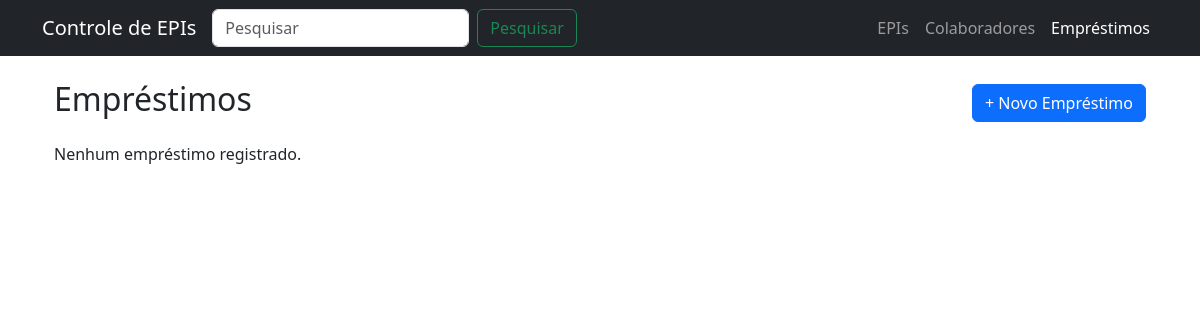
The page /emprestimos/ on the database as committed earlier.
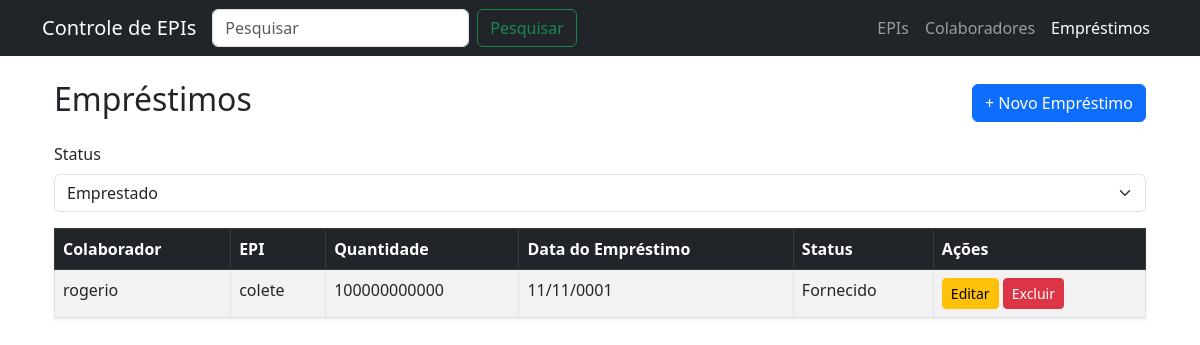
The same page on the database as committed later.
### app_cad_usuarios/models.py (models this page shows, shortened)
class Emprestimo(models.Model):
    STATUS_CHOICES = [
        ('emprestado', 'Emprestado'),
        ('em_uso', 'Em Uso'),
        ('fornecido', 'Fornecido'),
        ('devolvido', 'Devolvido'),
        ('danificado', 'Danificado'),
        ('perdido', 'Perdido'),
    ]
    colaborador = models.ForeignKey(Colaborador, on_delete=models.CASCADE)
    epi = models.ForeignKey(EPI, on_delete=models.CASCADE)
    quantidade = models.PositiveIntegerField()
    data_emprestimo = models.DateField()
    data_devolucao = models.DateField(null=True, blank=True)
    status = models.CharField(
        max_length=20,
        choices=STATUS_CHOICES,
        default='emprestado'
    )
    class Meta:
        verbose_name = "Empréstimo"
        verbose_name_plural = "Empréstimos"

class Colaborador(models.Model):
    nome = models.CharField(max_length=100)
    setor = models.CharField(max_length=100)
    cargo = models.CharField(max_length=100, blank=True)

class EPI(models.Model):
    nome = models.CharField(max_length=100)
    categoria = models.CharField(max_length=100)
    quantidade = models.PositiveIntegerField()
    validade = models.DateField(null=True, blank=True)

### app_cad_usuarios/views.py (the view)
# urls.py: path('emprestimos/', views.lista_emprestimos, name='lista_emprestimos'),
def lista_emprestimos(request):
    q = request.GET.get('q')
    if q:
        emprestimos = Emprestimo.objects.filter(
            Q(colaborador__nome__icontains=q) |
            Q(epi__nome__icontains=q)
        )
    else:
        emprestimos = Emprestimo.objects.all()
    form = EmprestimoForm(request.POST or None)
    return render(request, 'emprestimos/lista.html', {'emprestimos': emprestimos, 'form': form})

### app_cad_usuarios/forms.py (shortened to what this page needs)
class EmprestimoForm(forms.ModelForm):
    class Meta:
        model = Emprestimo
        fields = ['colaborador', 'epi', 'quantidade', 'data_emprestimo', 'data_devolucao', 'status']
        widgets = {
            'colaborador': forms.Select(attrs={'class': 'form-select'}),
            'epi': forms.Select(attrs={'class': 'form-select'}),
            'quantidade': forms.NumberInput(attrs={'class': 'form-control', 'min': 1}),
            'status': forms.Select(attrs={'class': 'form-select'}),
            'data_emprestimo': forms.DateInput(attrs={'type': 'date', 'class': 'form-control'}),
            'data_devolucao': forms.DateInput(attrs={'type': 'date', 'class': 'form-control'}),
        }
    def __init__(self, *args, **kwargs):
        super().__init__(*args, **kwargs)
        if not self.instance.pk:
            status_permitidos = ['emprestado', 'em_uso', 'fornecido']
            self.fields['status'].choices = [
                (k, v) for k, v in Emprestimo.STATUS_CHOICES if k in status_permitidos
            ]

### app_cad_usuarios/templates/emprestimos/lista.html (shortened to what this page needs)
{% extends 'base.html' %}
{% block content %}
<div class="container mt-4">
  <div class="d-flex justify-content-between align-items-center mb-3">
    <h2>Empréstimos</h2>
    <a href="{% url 'criar_emprestimo' %}" class="btn btn-primary">+ Novo Empréstimo</a>
  </div>
  {% if emprestimos %}
   <form method="post">
      <div class="mb-3">
        <label class="form-label">Status</label>
        {{ form.status }}
      </div>
   </form>
  <table class="table table-striped table-bordered shadow-sm">
    <thead class="table-dark">
      <tr>
        <th>Colaborador</th>
        <th>EPI</th>
        <th>Quantidade</th>
        <th>Data do Empréstimo</th>
        <th>Status</th>
        <th>Ações</th>
      </tr>
    </thead>
    <tbody>
      {% for e in emprestimos %}
      <tr>
        <td>{{ e.colaborador.nome }}</td>
        <td>{{ e.epi.nome }}</td>
        <td>{{ e.quantidade }}</td>
        <td>{{ e.data_emprestimo|date:"d/m/Y" }}</td>
        <td>{{ e.get_status_display }}</td>
        <td>
          <a href="{% url 'editar_emprestimo' e.id %}" class="btn btn-sm btn-warning">Editar</a>
          <a href="{% url 'deletar_emprestimo' e.id %}" class="btn btn-sm btn-danger">Excluir</a>
        </td>
      </tr>
      {% endfor %}
    </tbody>
  </table>
  {% else %}
  <p>Nenhum empréstimo registrado.</p>
  {% endif %}
</div>
{% endblock %}

### app_cad_usuarios/templates/base.html (shortened to what this page needs)
<!DOCTYPE html>
<html lang="pt-br">
<head>
    <link href="https://cdn.jsdelivr.net/npm/bootstrap@5.3.0/dist/css/bootstrap.min.css" rel="stylesheet">
</head>
<body>
  <nav class="navbar navbar-expand-lg navbar-dark bg-dark">
    <div class="container">
      <a class="navbar-brand" href="{% url 'lista_epis' %}">Controle de EPIs</a>
      <form class="d-flex barra-pesquisa-pequena" role="search" method = "get" action="{% url 'EPI-Pesquisa' %}">
        <input class="form-control me-2" type="search" name = "w" placeholder="Pesquisar" aria-label="Pesquisar">
        <button class="btn btn-outline-success" type="submit">Pesquisar</button>
      </form>
      <div class="collapse navbar-collapse" id="navbarNav">
        <ul class="navbar-nav ms-auto">
          <li class="nav-item">
            <a class="nav-link {% if request.path == '/' %}active{% endif %}" href="{% url 'lista_epis' %}">EPIs</a>
          </li>
          <li class="nav-item">
            <a class="nav-link {% if '/colaboradores' in request.path %}active{% endif %}" href="{% url 'lista_colaboradores' %}">Colaboradores</a>
          </li>
          <li class="nav-item">
            <a class="nav-link {% if '/emprestimos' in request.path %}active{% endif %}" href="{% url 'lista_emprestimos' %}">Empréstimos</a>
          </li>
        </ul>
      </div>
    </div>
  </nav>
  <div class="container mt-4">
    {% block content %}
    {% endblock %}
  </div>
</body>
</html>

Rows that differ between the two databases and show on the page:
added Emprestimo: colaborador.nome "rogerio", epi.nome "colete", quantidade "100000000000", data_emprestimo "11/11/0001", status "Fornecido"
Other text that changed with them:
form field status: (not shown) → "Emprestado"
text no longer shown: "Nenhum empréstimo registrado."
text now shown: "Status Colaborador EPI Quantidade Data do Empréstimo Status Ações"
